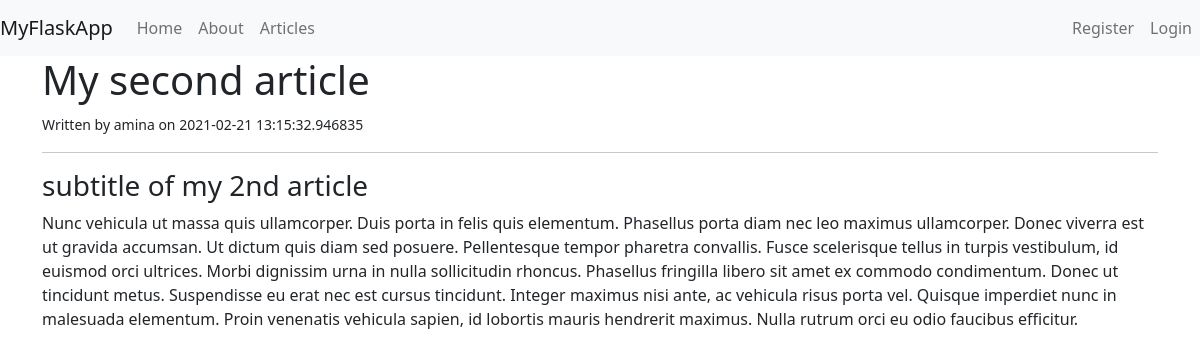
Screenshot of /article/2/ with the database file from the repository.
### app.py (models this page shows, shortened)
class Articles(db.Model):
    __tablename__ = 'articles'
    id = db.Column(db.Integer, primary_key=True)
    title = db.Column(db.String(100))
    subtitle = db.Column(db.String(200))
    author = db.Column(db.String(200))
    body = db.Column(db.Text())
    create_date = db.Column(db.DateTime)

### app.py (the view)
@app.route('/article/<string:id>/')
def article(id):
    fetched_article= Articles.query.filter_by(id = id).first()
    return render_template('article.html', article=fetched_article)

### templates/article.html
{% extends 'layout.html' %}
{% block body %}
  <h1>{{article.title}}</h1>
  <small>Written by {{article.author}} on {{article.create_date}}</small>
  <hr>
  <div>
    <h3>{{article.subtitle}}</h3>
    {{article.body | safe}}
  </div>
{% endblock %}

### rows the page displays
Articles: title "My second article", author "amina", create_date "2021-02-21 13:15:32.946835", subtitle "subtitle of my 2nd article", body "Nunc vehicula ut massa quis ullamcorper. Duis porta in felis quis elementum. Phasellus porta diam nec leo maximus ullamcorper. Donec viverra est ut gravida accumsan. Ut dictum quis diam sed posuere. Pellentesque tempor pharetra convallis. Fusce scelerisque tellus in turpis vestibulum, id euismod orci ultrices. Morbi dignissim urna in nulla sollicitudin rhoncus. Phasellus fringilla libero sit amet ex commodo condimentum. Donec ut tincidunt metus. Suspendisse eu erat nec est cursus tincidunt. Integer maximus nisi ante, ac vehicula risus porta vel. Quisque imperdiet nunc in malesuada elementum. Proin venenatis vehicula sapien, id lobortis mauris hendrerit maximus. Nulla rutrum orci eu odio…"
